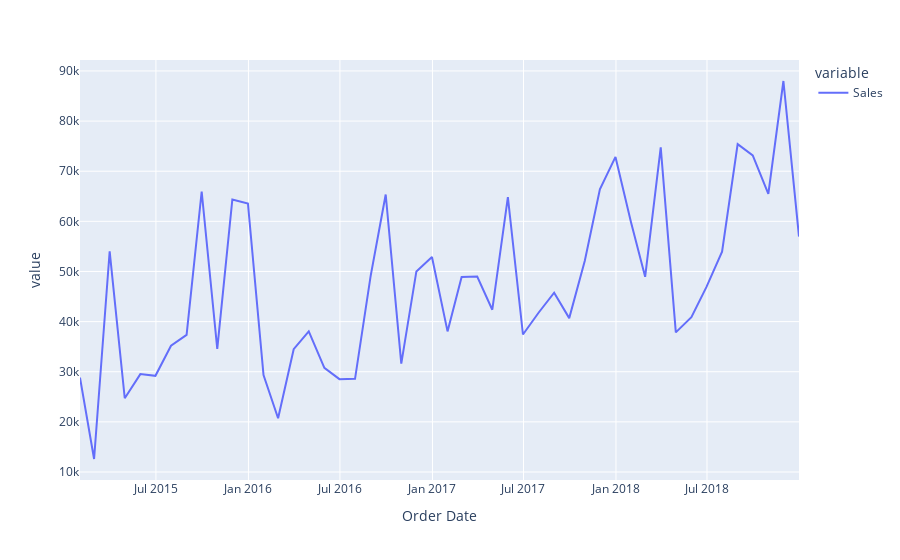

The code cell stored with this chart in its notebook:
### Code cell
order_per_Month = ordertime_by_sales.resample("M").sum()
fig = px.line(order_per_Month)
fig.show()
